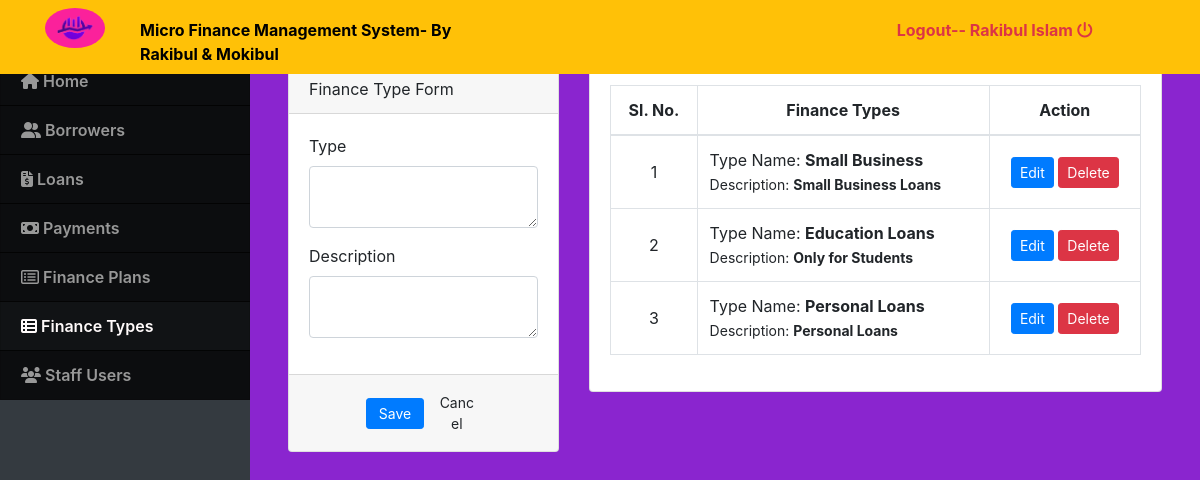
The page /index.php?page=loan_type (signed in) on the database as committed earlier.
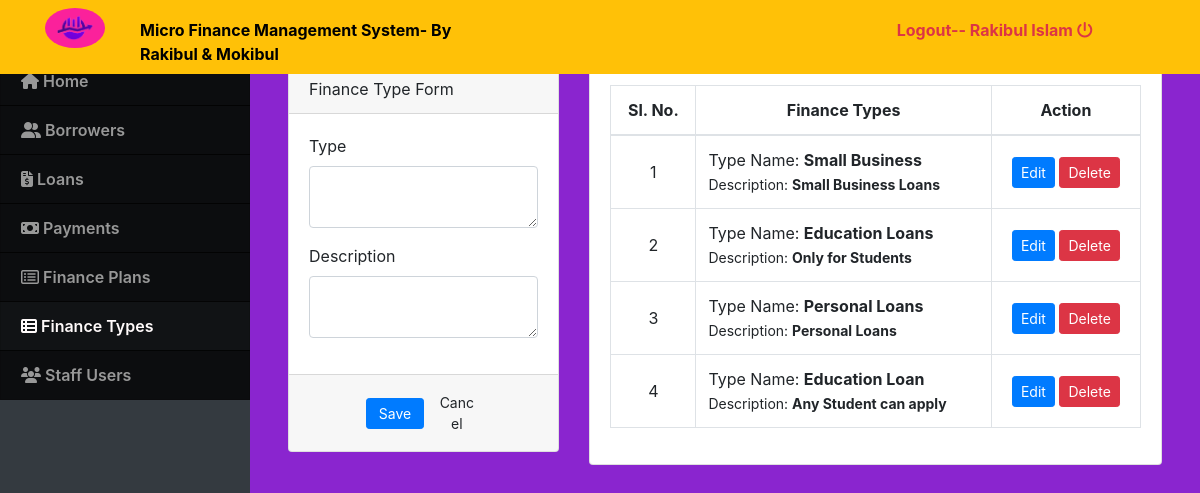
The same page on the database as committed later.
### tables this page shows
CREATE TABLE `loan_types` (
  `id` int(30) NOT NULL,
  `type_name` text NOT NULL,
  `description` text NOT NULL
);

### loan_type.php (the view, shortened to what this page needs)
<?php include('db_connect.php'); ?>
<div class="container-fluid">
	<div class="col-lg-12">
		<div class="row">
			<div class="col-md-4">
				<form action="" id="manage-loan-type">
					<div class="card">
						<div class="card-header">
							Finance Type Form
						</div>
						<div class="card-body">
							<div class="form-group">
								<label class="control-label">Type</label>
								<textarea name="type_name" id="" cols="30" rows="2" class="form-control"></textarea>
							</div>
							<div class="form-group">
								<label class="control-label">Description</label>
								<textarea name="description" id="" cols="30" rows="2" class="form-control"></textarea>
							</div>
						</div>
						<div class="card-footer">
							<div class="row">
								<div class="col-md-12">
									<button class="btn btn-sm btn-primary col-sm-3 offset-md-3"> Save</button>
									<button class="btn btn-sm btn-default col-sm-3" type="button" onclick="_reset()"> Cancel</button>
								</div>
							</div>
						</div>
					</div>
				</form>
			</div>
			<div class="col-md-8">
				<div class="card">
					<div class="card-body">
						<table class="table table-bordered table-hover">
							<thead>
								<tr>
									<th class="text-center">Sl. No.</th>
									<th class="text-center">Finance Types</th>
									<th class="text-center">Action</th>
								</tr>
							</thead>
							<tbody>
								<?php
								$i = 1;
								$types = $conn->query("SELECT * FROM loan_types order by id asc");
								while ($row = $types->fetch_assoc()) :
								?>
									<tr>
										<td class="text-center"><?php echo $i++ ?></td>
										<td class="">
											<p>Type Name: <b><?php echo $row['type_name'] ?></b></p>
											<p><small>Description: <b><?php echo $row['description'] ?></b></small></p>
										</td>
										<td class="text-center">
											<button class="btn btn-sm btn-primary edit_ltype" type="button" data-id="<?php echo $row['id'] ?>" data-type_name="<?php echo $row['type_name'] ?>" data-description="<?php echo $row['description'] ?>">Edit</button>
											<button class="btn btn-sm btn-danger delete_ltype" type="button" data-id="<?php echo $row['id'] ?>" data-type_name="<?php echo $row['type_name'] ?>" data-description="<?php echo $row['description'] ?>">Delete</button>
										</td>
									</tr>
								<?php endwhile; ?>
							</tbody>
						</table>
					</div>
				</div>
			</div>
		</div>
	</div>
</div>

Rows that differ between the two databases and show on the page:
added loan_types: type_name "Education Loan", description "Any Student can apply"
